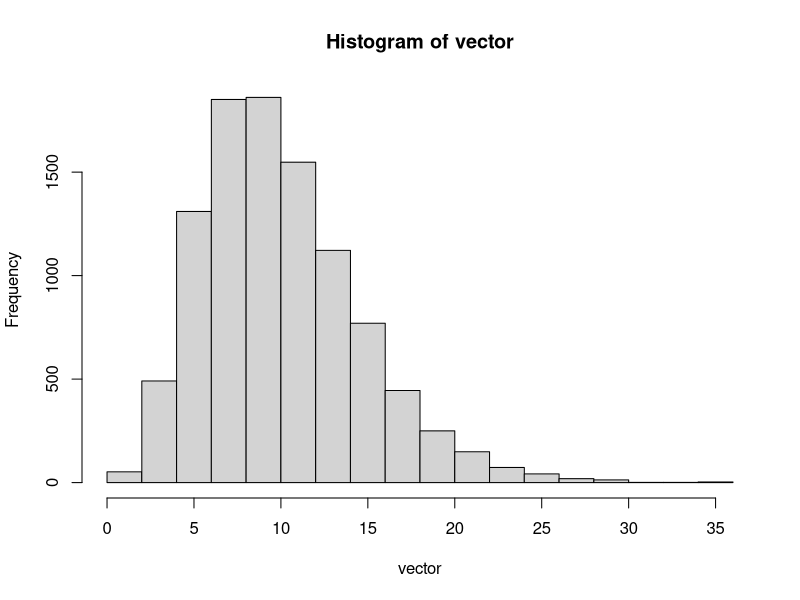
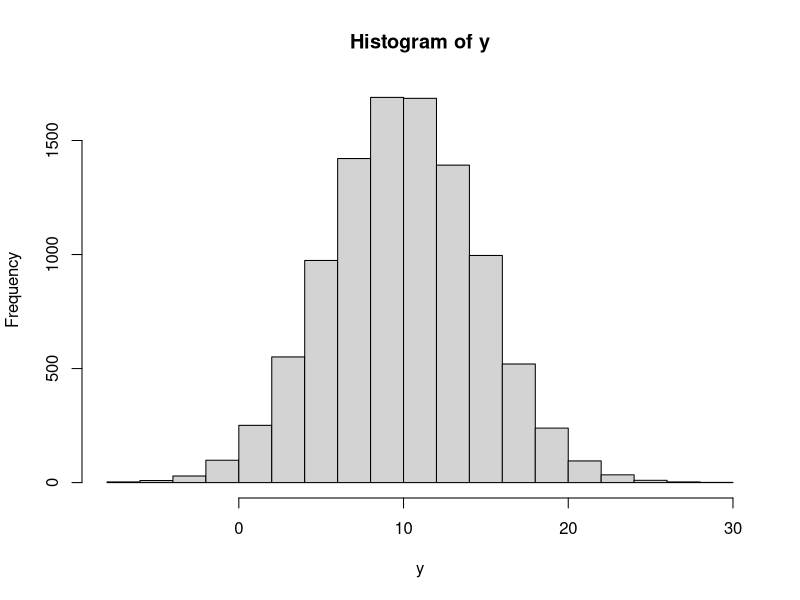
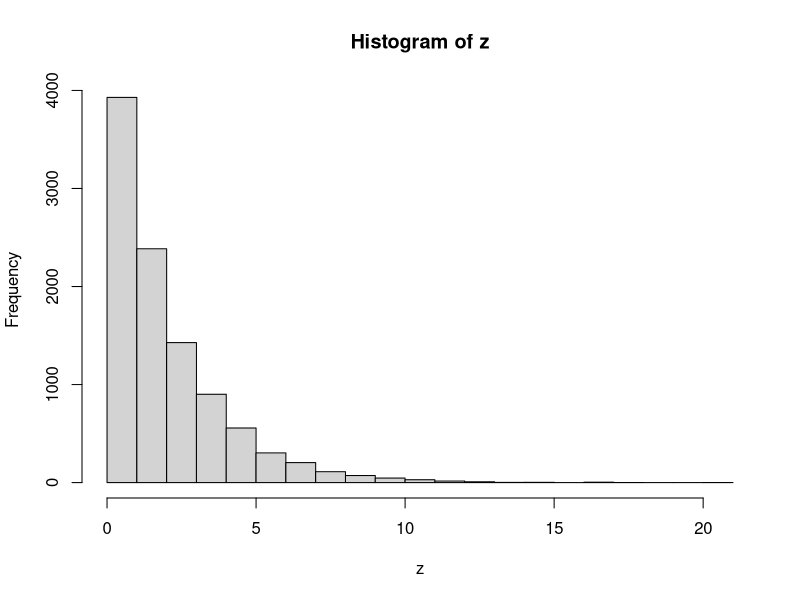

Reproduce these figures in R, in order.
N = 5

cinco = rexp(N, rate = 0.5 )
suma = sum(cinco)
vector = c(suma)
print( paste("A = " , toString(suma) ) )

# exponencial:
# esperanza: 1/lambda
# desvio: 1/lambda , varianza = 1/lambda^2 

# la esperanza de la suma nos da la suma de las esperanzas
# la varianza es la raiz de la suma de las varianza


for (i in 1:(10000)) {
  
  cinco = rexp(N, rate = 0.5 )
  suma = sum(cinco)
  vector = c(vector,suma)
  
}

# hacemos esto varias veces y vemos como se distribuyen estos valores.

hist(vector)

media = mean(vector)
desvio = sd(vector)

print( paste( "media aritmetica: ", toString( media ) ) )
print( paste( "desvio: ", toString( desvio ) ) )


#asi se ve una normal
y <- rnorm( 10000 , media, desvio)

hist(y)


#asi se ve una exponencial
z <- rexp(10000, rate = 0.5 )

hist(z)





#deberian ser parecidas las 3 graficas?
# lo son.